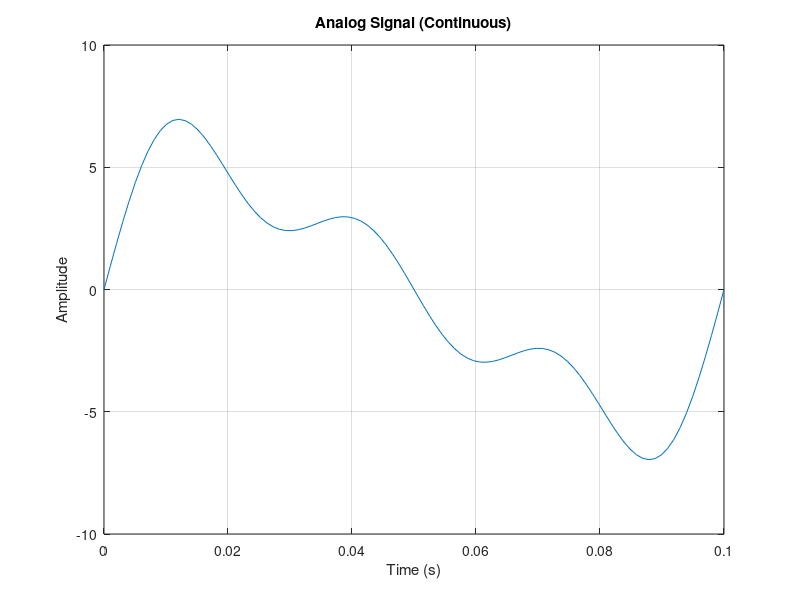
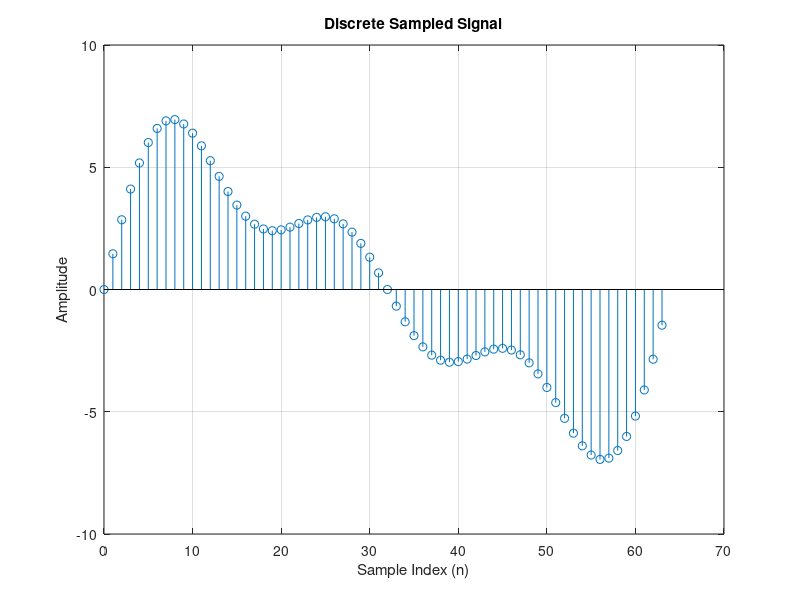
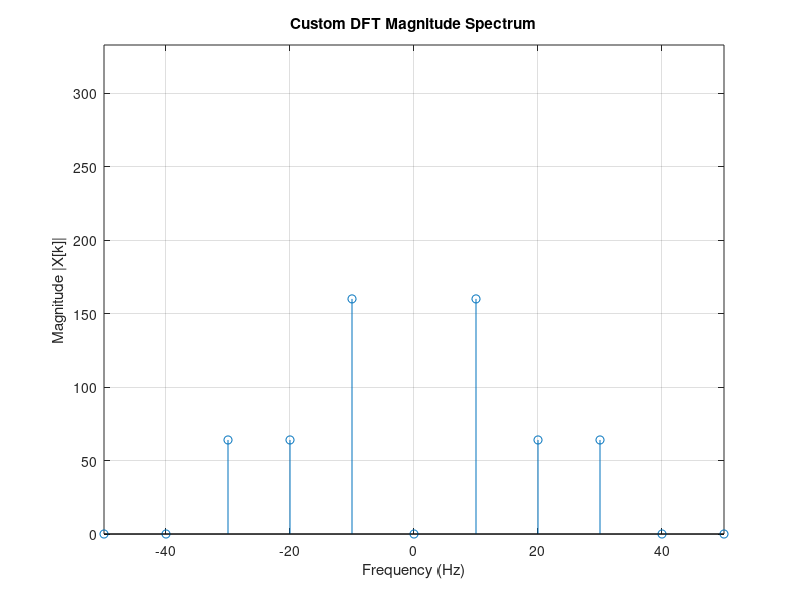
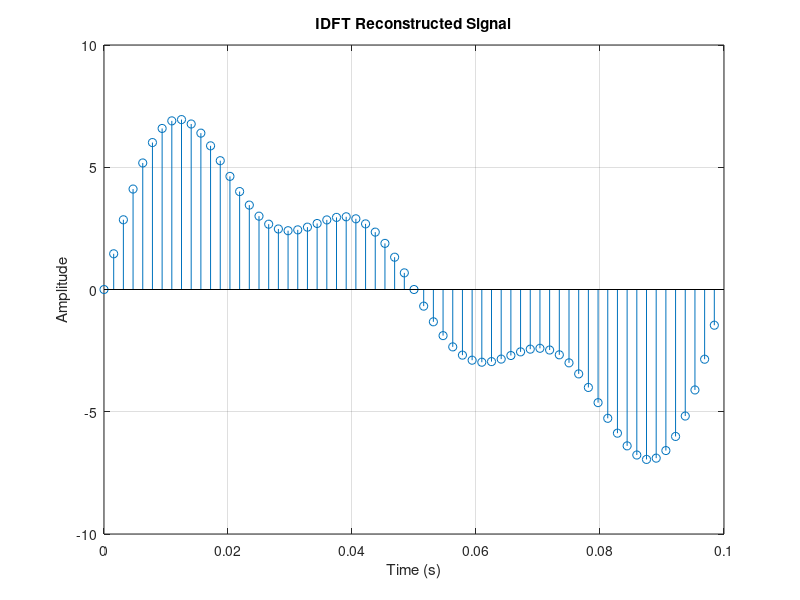

The MATLAB source for these figures, in order:
clc
clear all
close all

% 1. Signal Parameters
Fa = 10; % Analog Frequency
Fs = 640; % Sampling Frequency
Ts = 1/Fs; % Sampling Period
T_period = 1/Fa; % Period of the fundamental frequency

% 2. Analog Signal Generation (Time Domain)
% For visualization of the continuous signal
t_analog = 0 : T_period/99 : T_period;
y_analog = 5*sin(2*pi*Fa*t_analog) + 2*sin(2*pi*2*Fa*t_analog) + 2*sin(2*pi*3*Fa*t_analog);

figure(1)
plot(t_analog, y_analog);
title('Analog Signal (Continuous)');
xlabel('Time (s)');
ylabel('Amplitude');
grid on;

% 3. Discrete Signal Sampling
N = round(T_period / Ts); % Number of samples in one period
n_sample = 0 : N-1; % Sample index
t_discrete = n_sample * Ts; % Time vector for discrete samples

% Sampled Signal
y_discrete = 5*sin(2*pi*Fa*t_discrete) + 2*sin(2*pi*2*Fa*t_discrete) + 2*sin(2*pi*3*Fa*t_discrete);

figure(2)
stem(n_sample, y_discrete);
title('Discrete Sampled Signal');
xlabel('Sample Index (n)');
ylabel('Amplitude');
grid on;

% 4. Custom DFT Implementation (Forward Transform)
X_k = zeros(1, N); % Initialize the DFT result vector
for k = 0 : N-1 % Frequency index (k)
    sum_val = 0;
    for n = 0 : N-1 % Time index (n)
        % DFT formula: X[k] = sum( x[n] * exp(-j*2*pi*k*n/N) )
        sum_val = sum_val + y_discrete(n+1) * exp(-1i * 2 * pi * k * n / N);
    end
    X_k(k+1) = sum_val;
end

% 5. Plotting the DFT Magnitude Spectrum
% Frequency vector for plotting. We use fftshift to center the 0 Hz component.
f_shift = Fs * ((-N/2) : (N/2)-1) / N;

figure(3)
% Use abs() for magnitude and fftshift() to center the spectrum at 0 Hz
stem(f_shift, abs(fftshift(X_k)));
title('Custom DFT Magnitude Spectrum');
xlabel('Frequency (Hz)');
ylabel('Magnitude |X[k]|');
% Axis limits to focus on the signal's core frequencies (10, 20, 30 Hz)
axis([ -50 50 0 (N*5.2)]); % N*5 is the expected peak height for the 5*sin component
grid on;


% 6. IDFT Implementation (Inverse Transform)
% The input for IDFT is the DFT result, X_k
X_k_input = X_k;
x_n_reconstructed = zeros(1, N); % Initialize the IDFT result vector

for n = 0 : N-1 % Time index (n)
    sum_val = 0;
    for k = 0 : N-1 % Frequency index (k)
        % IDFT formula: x[n] = (1/N) * sum( X[k] * exp(j*2*pi*k*n/N) )
        sum_val = sum_val + X_k_input(k+1) * exp(1i * 2 * pi * k * n / N);
    end
    x_n_reconstructed(n+1) = sum_val / N; % Divide by N is crucial
end

% 7. Plotting the IDFT Result
% The reconstructed signal should be identical to the original discrete signal (y_discrete)
figure(4)
% We plot the REAL part because the original signal was purely real, and small 
% imaginary parts might arise due to floating-point errors.
stem(t_discrete, real(x_n_reconstructed));
title('IDFT Reconstructed Signal');
xlabel('Time (s)');
ylabel('Amplitude');
grid on;

% 8. Comparison with Built-in MATLAB Functions (Verification)
% X_k_builtin = fft(y_discrete);
% x_n_builtin = ifft(X_k_builtin);
% 
% figure(5)
% stem(f_shift, abs(fftshift(X_k_builtin)));
% title('Built-in FFT Magnitude Spectrum');
% xlabel('Frequency (Hz)');
% ylabel('Magnitude |X[k]|');
% grid on;
% 
% figure(6)
% stem(t_discrete, real(x_n_builtin));
% title('Built-in IFFT Reconstructed Signal');
% xlabel('Time (s)');
% ylabel('Amplitude');
% grid on;
